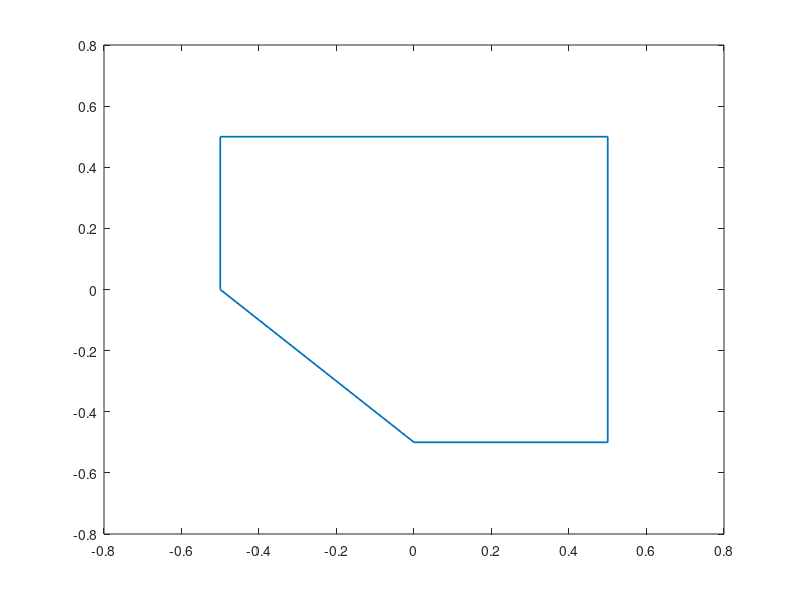

MATLAB code for this plot: (Note: this script raises an error after producing the figure.)
% Create a Map similar to the simulation-map.txt

figure()
% plot([-0.5,0.5,0.5,-0.5,-0.5],[0.5,0.5,-0.5,-0.5,0.5],'Linewidth',1.25);     %FIRST RUN
% plot([-0.5,0.5,0.5,0,-0.5,-0.5],[0.5,0.5,-0.5,-0.5,0,0.5],'Linewidth',1.25); %SECOND RUN
plot([-0.5,0.5,0.5,0,-0.5,-0.5],[0.5,0.5,-0.5,-0.5,0,0.5],'Linewidth',1.25); %THIRD RUN

hold on
Data = readtable('opendlv.sim.Frame-0.csv');    %CHANGE TO THE FILENAME IN THE FOLDER

% The X position of the robot
x_d = Data.x;

% The Y position of the robot
y_d = Data.y;

plot(x_d,y_d,'Linewidth',1.15);

%Set the limits based on the Map
xlim([-0.65,0.65])
ylim([-0.65,0.65])
grid on
title('Path followed by the robot')